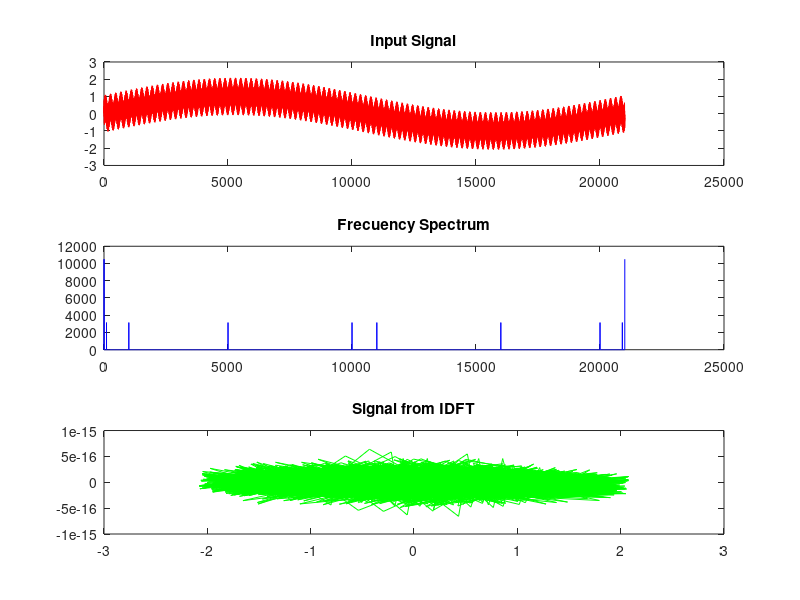

The MATLAB script that drew this image:
%%%%%%%%%%%%%%%%%%%%%%%%%%%%%%%%%%%%%%%%%
%%%%%%%%%Desing the input signal%%%%%%%%%
%%%%%%%%%%%%%%%%%%%%%%%%%%%%%%%%%%%%%%%%%
%Create a 1 Hz signal
freq1=1;
freq2=100;
freq3=1000;
freq4=5000;
freq5=10000;
noise_scale=0.3;
F=1;  %1/F=freq=2pi
fs=21000; %fs > 2 *10k (1.1)
t=0:1/fs:F-1/fs;
signal_1hz = sin(2*pi*freq1*t);
signal_100hz = noise_scale*sin(2*pi*freq2*t);
signal_1khz = noise_scale*sin(2*pi*freq3*t);
signal_5khz = noise_scale*sin(2*pi*freq4*t);
signal_10khz = noise_scale*sin(2*pi*freq5*t);
signal_hz = signal_1hz + signal_100hz + signal_1khz + signal_5khz + signal_10khz;
rms(signal_hz)
dfs_output = fft(signal_hz);
dfs_output_mag = abs(dfs_output);
idft_output = ifft(dfs_output);
subplot(3,1,1);
plot(signal_hz,'r');
title('Input Signal');
subplot(3,1,2);
plot(dfs_output_mag,'b');
title('Frecuency Spectrum');
subplot(3,1,3);
plot(idft_output,'g');
title('Signal from IDFT');
csvwrite('_signal_sin10khz.txt',signal_hz);